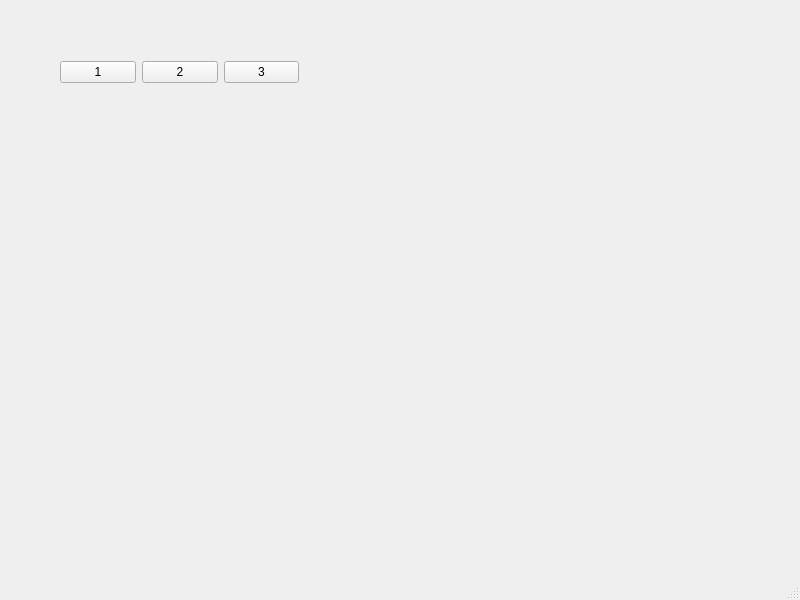
<?xml version="1.0" encoding="UTF-8"?>
<ui version="4.0">
 <class>MainWindow</class>
 <widget class="QMainWindow" name="MainWindow">
  <property name="geometry">
   <rect>
    <x>0</x>
    <y>0</y>
    <width>800</width>
    <height>600</height>
   </rect>
  </property>
  <property name="windowTitle">
   <string>MainWindow</string>
  </property>
  <widget class="QWidget" name="centralwidget">
   <widget class="QWidget" name="">
    <property name="geometry">
     <rect>
      <x>60</x>
      <y>60</y>
      <width>239</width>
      <height>25</height>
     </rect>
    </property>
    <layout class="QHBoxLayout" name="horizontalLayout">
     <item>
      <widget class="QPushButton" name="pushButton">
       <property name="text">
        <string>1</string>
       </property>
      </widget>
     </item>
     <item>
      <widget class="QPushButton" name="pushButton_2">
       <property name="text">
        <string>2</string>
       </property>
      </widget>
     </item>
     <item>
      <widget class="QPushButton" name="pushButton_3">
       <property name="text">
        <string>3</string>
       </property>
      </widget>
     </item>
    </layout>
   </widget>
  </widget>
  <widget class="QMenuBar" name="menubar">
   <property name="geometry">
    <rect>
     <x>0</x>
     <y>0</y>
     <width>800</width>
     <height>23</height>
    </rect>
   </property>
  </widget>
  <widget class="QStatusBar" name="statusbar"/>
 </widget>
 <resources/>
 <connections/>
</ui>
